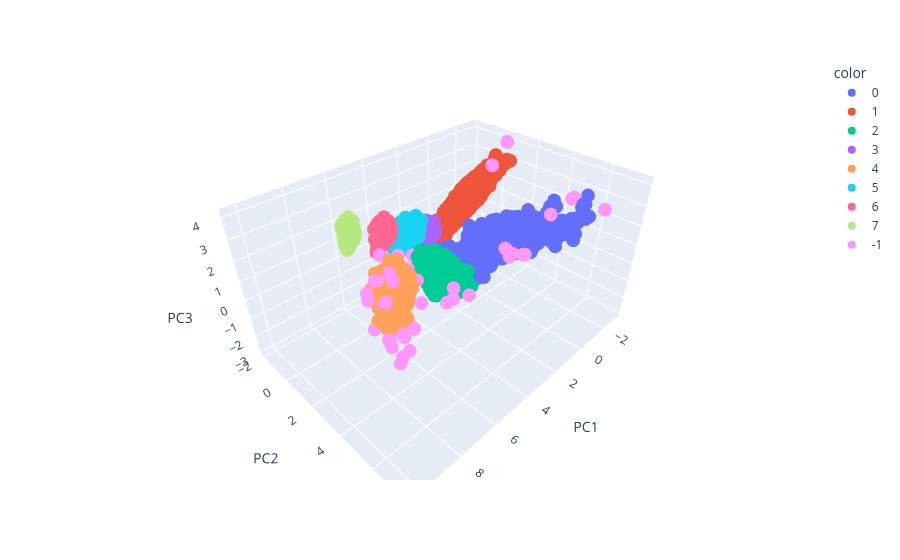

The notebook cell saved with this chart:
### Code cell
import plotly.express as px

fig = px.scatter_3d(df_vis, x='PC1', y='PC2', z='PC3', color=df_vis['cluster'].astype(str))
fig.show()

### Figure 1 — Plotly figure (JSON) as saved in the notebook; plotly's stock layout.template omitted (floating-point values rounded to 4 significant figures; data arrays with more than 128 entries replaced by an {"elided": "..."} marker saying what was removed)
{"data": [{"hovertemplate": "color=0<br>PC1=%{x}<br>PC2=%{y}<br>PC3=%{z}<extra></extra>", "legendgroup": "0", "marker": {"color": "#636efa", "symbol": "circle"}, "mode": "markers", "name": "0", "scene": "scene", "showlegend": true, "type": "scatter3d", "x": {"elided": "7076 float values"}, "y": {"elided": "7076 float values"}, "z": {"elided": "7076 float values"}}, {"hovertemplate": "color=1<br>PC1=%{x}<br>PC2=%{y}<br>PC3=%{z}<extra></extra>", "legendgroup": "1", "marker": {"color": "#EF553B", "symbol": "circle"}, "mode": "markers", "name": "1", "scene": "scene", "showlegend": true, "type": "scatter3d", "x": {"elided": "12923 float values"}, "y": {"elided": "12923 float values"}, "z": {"elided": "12923 float values"}}, {"hovertemplate": "color=2<br>PC1=%{x}<br>PC2=%{y}<br>PC3=%{z}<extra></extra>", "legendgroup": "2", "marker": {"color": "#00cc96", "symbol": "circle"}, "mode": "markers", "name": "2", "scene": "scene", "showlegend": true, "type": "scatter3d", "x": {"elided": "881 float values"}, "y": {"elided": "881 float values"}, "z": {"elided": "881 float values"}}, {"hovertemplate": "color=3<br>PC1=%{x}<br>PC2=%{y}<br>PC3=%{z}<extra></extra>", "legendgroup": "3", "marker": {"color": "#ab63fa", "symbol": "circle"}, "mode": "markers", "name": "3", "scene": "scene", "showlegend": true, "type": "scatter3d", "x": {"elided": "668 float values"}, "y": {"elided": "668 float values"}, "z": {"elided": "668 float values"}}, {"hovertemplate": "color=4<br>PC1=%{x}<br>PC2=%{y}<br>PC3=%{z}<extra></extra>", "legendgroup": "4", "marker": {"color": "#FFA15A", "symbol": "circle"}, "mode": "markers", "name": "4", "scene": "scene", "showlegend": true, "type": "scatter3d", "x": {"elided": "331 float values"}, "y": {"elided": "331 float values"}, "z": {"elided": "331 float values"}}, {"hovertemplate": "color=5<br>PC1=%{x}<br>PC2=%{y}<br>PC3=%{z}<extra></extra>", "legendgroup": "5", "marker": {"color": "#19d3f3", "symbol": "circle"}, "mode": "markers", "name": "5", "scene": "scene", "showlegend": true, "type": "scatter3d", "x": {"elided": "934 float values"}, "y": {"elided": "934 float values"}, "z": {"elided": "934 float values"}}, {"hovertemplate": "color=6<br>PC1=%{x}<br>PC2=%{y}<br>PC3=%{z}<extra></extra>", "legendgroup": "6", "marker": {"color": "#FF6692", "symbol": "circle"}, "mode": "markers", "name": "6", "scene": "scene", "showlegend": true, "type": "scatter3d", "x": {"elided": "330 float values"}, "y": {"elided": "330 float values"}, "z": {"elided": "330 float values"}}, {"hovertemplate": "color=7<br>PC1=%{x}<br>PC2=%{y}<br>PC3=%{z}<extra></extra>", "legendgroup": "7", "marker": {"color": "#B6E880", "symbol": "circle"}, "mode": "markers", "name": "7", "scene": "scene", "showlegend": true, "type": "scatter3d", "x": {"elided": "309 float values"}, "y": {"elided": "309 float values"}, "z": {"elided": "309 float values"}}, {"hovertemplate": "color=-1<br>PC1=%{x}<br>PC2=%{y}<br>PC3=%{z}<extra></extra>", "legendgroup": "-1", "marker": {"color": "#FF97FF", "symbol": "circle"}, "mode": "markers", "name": "-1", "scene": "scene", "showlegend": true, "type": "scatter3d", "x": [7.69, 5.067, 4.408, 4.284, 8.629, 9.54, 0.2469, 4.973, -2.852, 7.769, 3.306, 8.329, -0.02271, -1.606, 9.413, 5.149, 2.565, -2.517, 8.844, 7.844, -2.635, 4.479, 8.577, -0.1441, 4.629, 7.052, 6.928, 0.1504, 10.21, 9.89, 7.518, -2.763, 8.905, 9.528, -0.006728, 4.632, 4.999, -2.816, -2.837, 4.887, 4.422, 9.098, 7.486, 7.494, 9.078, 9.887, -1.742, 2.243], "y": [4.767, -0.1043, 3.949, 0.2387, 4.77, 6.241, 4.31, 4.476, 6.328, 3.35, 0.1174, 3.467, 3.069, 4.342, 6.141, 4.29, -0.01456, 5.085, 6.596, 2.706, 0.6898, 4.888, 4.892, 4.149, -0.1769, 3.169, 4.78, 3.486, 7.569, 7.266, 2.843, 4.649, 4.54, 6.167, 3.512, 0.719, 2.334, 4.723, 5.244, 1.624, 0.2422, 6.407, 4.686, 3.911, 6.317, 7.597, 0.5576, -0.5702], "z": [1.313, 0.7023, 0.6566, 0.4667, 2.576, 2.655, 0.5277, 0.6958, 2.448, 2.486, -0.02359, 1.929, 0.1859, 1.914, 2.194, 0.501, -1.642, 0.896, 2.897, 1.566, 4.139, 0.8426, 2.824, 0.2838, 0.2173, 2.352, 1.775, -0.007541, 3.09, 2.894, 2.072, 2.42, 1.594, 2.583, 0.1121, -0.02336, 0.5258, 2.497, 1.511, 0.7191, 0.2307, 2.584, 1.046, 2.606, 2.62, 3.369, 3.145, -1.184]}], "layout": {"legend": {"title": {"text": "color"}, "tracegroupgap": 0}, "margin": {"t": 60}, "scene": {"domain": {"x": [0, 1], "y": [0, 1]}, "xaxis": {"title": {"text": "PC1"}}, "yaxis": {"title": {"text": "PC2"}}, "zaxis": {"title": {"text": "PC3"}}}}}
